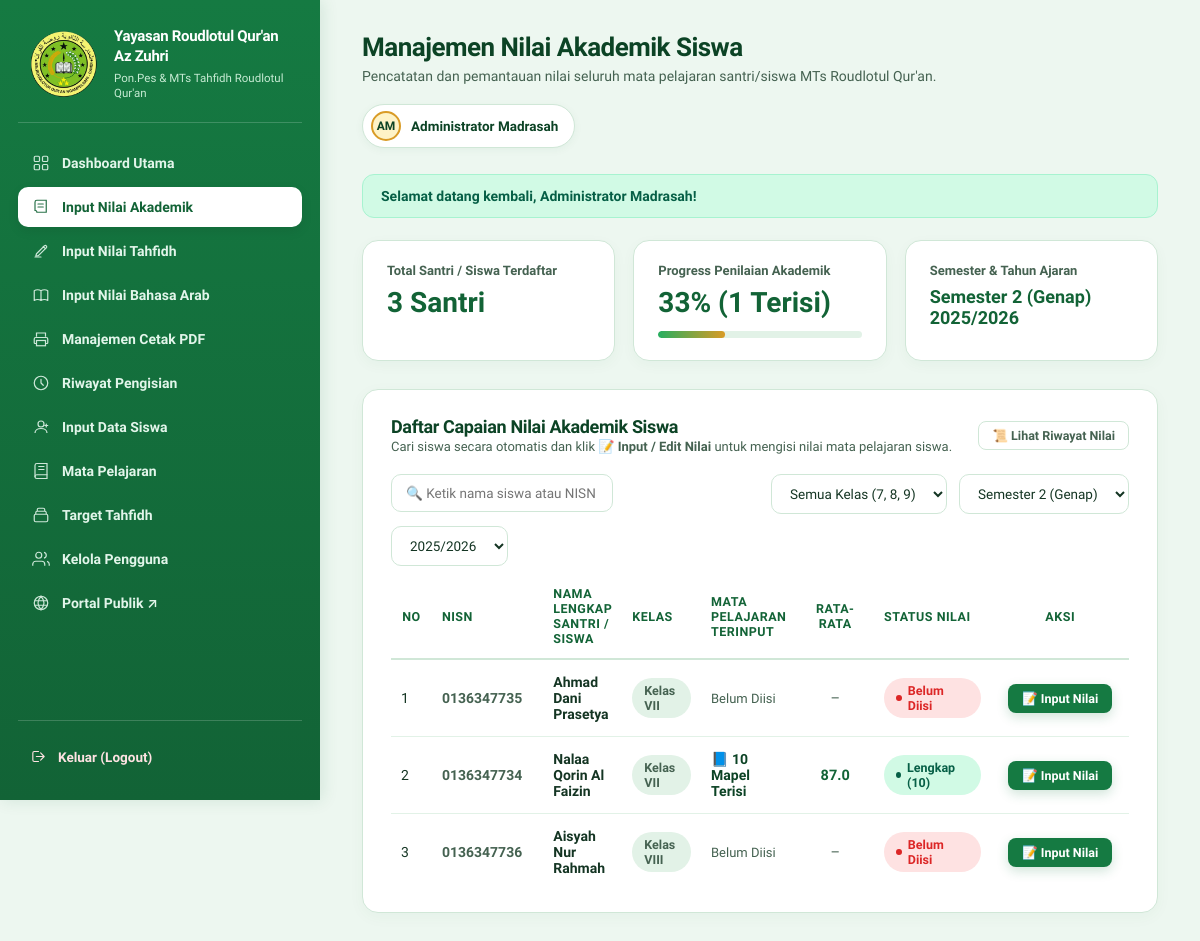
/staff/inputnilai.php (signed in), run on the app's committed database.
### tables this page shows
CREATE TABLE IF NOT EXISTS `students` (
    `id` INT UNSIGNED AUTO_INCREMENT PRIMARY KEY,
    `nis` VARCHAR(30) NOT NULL UNIQUE,
    `nisn` VARCHAR(20) NOT NULL UNIQUE,
    `nama` VARCHAR(150) NOT NULL,
    `jenis_kelamin` ENUM('L', 'P') NOT NULL,
    `tempat_lahir` VARCHAR(100) NOT NULL,
    `tanggal_lahir` DATE NOT NULL,
    `agama` VARCHAR(30) NOT NULL DEFAULT 'ISLAM',
    `anak_ke` TINYINT UNSIGNED NULL,
    `status_keluarga` VARCHAR(50) NULL,
    `alamat` TEXT NOT NULL,
    `kelas` VARCHAR(30) NOT NULL,
    `tanggal_diterima` DATE NULL,
    `sekolah_asal` VARCHAR(150) NULL,
    `alamat_sekolah_asal` TEXT NULL,
    `created_at` TIMESTAMP NOT NULL DEFAULT CURRENT_TIMESTAMP,
    `updated_at` TIMESTAMP NOT NULL DEFAULT CURRENT_TIMESTAMP ON UPDATE CURRENT_TIMESTAMP,
    INDEX `idx_students_nama` (`nama`),
    INDEX `idx_students_kelas` (`kelas`)
);

### staff/inputnilai.php (called while the page is built, shortened)
<?php
require_once __DIR__ . '/nilai/index.php';

### includes/auth.php (called while the page is built, shortened)
<?php
require_once __DIR__ . '/fungsi.php';
function current_user(): ?array
{
    return $_SESSION['user'] ?? null;
}

### includes/fungsi.php (called while the page is built, shortened)
<?php
function e(?string $value): string
{
    return htmlspecialchars($value ?? '', ENT_QUOTES, 'UTF-8');
}
function base_url(string $path = ''): string
{
    static $baseUrl = null;
    if ($baseUrl === null) {
        $docRoot = $_SERVER['DOCUMENT_ROOT'] ?? '';
        $rootDir = str_replace('\\', '/', realpath(__DIR__ . '/..') ?: '');
        $docRootDir = str_replace('\\', '/', realpath($docRoot) ?: '');
        if ($rootDir !== '' && $docRootDir !== '' && str_starts_with($rootDir, $docRootDir)) {
            $subPath = substr($rootDir, strlen($docRootDir));
            $baseUrl = rtrim($subPath, '/');
        } else {
            $baseUrl = '';
        }
    }
    $cleanPath = '/' . ltrim($path, '/');
    return ($path === '' || $path === '/') ? ($baseUrl ?: '/') : ($baseUrl . $cleanPath);
}

### staff/nilai/index.php (the view, shortened to what this page needs)
<?php
require_once __DIR__ . '/../../config/koneksi.php';
require_once __DIR__ . '/../../includes/fungsi.php';
require_once __DIR__ . '/../../includes/auth.php';
$user = current_user();
$isAdmin = (($user['role'] ?? '') === 'admin');
$teacherMapel = trim((string)($user['mata_pelajaran'] ?? ''));
$waliKelas = current_user_wali_kelas_class();
$semester = (int)($_GET['semester'] ?? 2);
$schoolYear = trim($_GET['school_year'] ?? '2025/2026');
$sql = "SELECT s.id, s.nis, s.nisn, s.nama, s.kelas,
        COUNT(ag.id) as total_mapel,
        AVG(ag.score) as rata_rata,
        MAX(CASE WHEN ag.subject = :t_mapel THEN ag.score ELSE NULL END) as teacher_score,
        MAX(CASE WHEN ag.subject = :t_mapel_pred THEN ag.predikat ELSE NULL END) as teacher_predikat,
        MAX(CASE WHEN ag.subject = :t_mapel_desc THEN ag.description ELSE NULL END) as teacher_desc
        FROM students s
        LEFT JOIN academic_grades ag ON ag.student_id = s.id AND ag.semester = :sem AND ag.school_year = :sy
        WHERE 1=1";
$params = [
    'sem' => $semester,
    'sy' => $schoolYear,
    't_mapel' => $teacherMapel,
    't_mapel_pred' => $teacherMapel,
    't_mapel_desc' => $teacherMapel
];
$sql .= " GROUP BY s.id, s.nis, s.nisn, s.nama, s.kelas ORDER BY s.kelas ASC, s.nama ASC";
$stmt = $pdo->prepare($sql);
$stmt->execute($params);
$students = $stmt->fetchAll();
$totalSiswa = count($students);
$sudahDiisi = 0;
foreach ($students as $st) {
    if ($isAdmin) {
        if ((int)$st['total_mapel'] > 0) {
            $sudahDiisi++;
        }
    }
}
$progressPercent = $totalSiswa > 0 ? (int)round(($sudahDiisi / $totalSiswa) * 100) : 0;
require_once __DIR__ . '/../../includes/header.php';
?>
<div class="stats">
    <div class="stat-card">
        <div class="label">Total Santri / Siswa Terdaftar</div>
        <div class="value"><?= $totalSiswa ?> Santri</div>
    </div>
    <div class="stat-card">
        <div class="label">
            <?= !$isAdmin && $teacherMapel ? 'Progress Penilaian ' . e($teacherMapel) : 'Progress Penilaian Akademik' ?>
        </div>
        <div class="value"><?= $progressPercent ?>% (<?= $sudahDiisi ?> Terisi)</div>
        <div class="progress-track">
            <div class="progress-fill" style="width: <?= $progressPercent ?>%;"></div>
        </div>
    </div>
    <div class="stat-card">
        <div class="label">Semester &amp; Tahun Ajaran</div>
        <div class="value" style="font-size: 18px; font-weight: 700;">
            Semester <?= $semester === 1 ? '1 (Ganjil)' : '2 (Genap)' ?> <?= e($schoolYear) ?>
        </div>
    </div>
</div>
<div class="panel-card">
    <div class="panel-head">
        <div>
            <h2><?= $isAdmin ? 'Daftar Capaian Nilai Akademik Siswa' : 'Daftar Penilaian Mata Pelajaran ' . e($teacherMapel ?: 'Guru') ?></h2>
            <p class="section-hint" style="margin: 2px 0 0;">
                <?= $isAdmin
                    ? 'Cari siswa secara otomatis dan klik <strong>📝 Input / Edit Nilai</strong> untuk mengisi nilai mata pelajaran siswa.'
                    : 'Pilih siswa dan klik <strong>📝 Input Nilai ' . e($teacherMapel ?: 'Mapel') . '</strong> untuk mengisi nilai mata pelajaran yang Anda ampu.' ?>
            </p>
        </div>
        <div style="display: flex; gap: 8px;">
            <a href="<?= e(base_url('/staff/riwayat/index.php')) ?>" class="btn btn-ghost btn-sm">📜 Lihat Riwayat Nilai</a>
        </div>
    </div>
    <div class="filters" style="display: flex; flex-wrap: wrap; gap: 12px; margin-bottom: 20px;">
        <div style="flex: 1; min-width: 240px;">
            <input type="text" id="liveSearchAkademik" placeholder="🔍 Ketik nama siswa atau NISN (pencarian otomatis)..." autofocus>
        </div>
        <div style="min-width: 150px;">
            <?php if ($isWaliKelas && $waliKelas !== null && $waliKelas !== ''): ?>
                <select id="selectKelas" onchange="applyAkademikFilter()">
                    <option value="<?= e($waliKelas) ?>" selected><?= $waliKelas === 'IX' ? 'Kelas 9 (IX)' : ($waliKelas === 'VIII' ? 'Kelas 8 (VIII)' : 'Kelas 7 (VII)') ?></option>
                </select>
            <?php else: ?>
                <select id="selectKelas" onchange="applyAkademikFilter()">
                    <option value="">Semua Kelas (7, 8, 9)</option>
                </select>
            <?php endif; ?>
        </div>
        <div style="min-width: 170px;">
            <select id="selectSemester" onchange="applyAkademikFilter()">
                <option value="2" <?= $semester === 2 ? 'selected' : '' ?>>Semester 2 (Genap)</option>
            </select>
        </div>
        <div style="min-width: 150px;">
            <select id="selectSchoolYear" onchange="applyAkademikFilter()">
                <option value="2025/2026" <?= $schoolYear === '2025/2026' ? 'selected' : '' ?>>2025/2026</option>
            </select>
        </div>
    </div>
    <div class="table-responsive">
        <table class="responsive-stack" id="akademikTable">
            <thead>
                <tr>
                    <th style="width: 45px;" class="num">No</th>
                    <th style="width: 130px;">NISN</th>
                    <th>Nama Lengkap Santri / Siswa</th>
                    <th style="width: 85px;">Kelas</th>
                    <?php if (!$isAdmin && $teacherMapel !== ''): ?>
                        <th style="width: 130px; text-align: center;">Nilai <?= e($teacherMapel) ?></th>
                        <th style="width: 90px; text-align: center;">Predikat</th>
                    <?php else: ?>
                        <th>Mata Pelajaran Terinput</th>
                        <th style="width: 110px; text-align: center;">Rata-Rata</th>
                    <?php endif; ?>
                    <th style="width: 140px;">Status Nilai</th>
                    <th style="width: 160px; text-align: center;">Aksi</th>
                </tr>
            </thead>
            <tbody>
                <?php if (empty($students)): ?>
                    <tr>
                        <td colspan="<?= (!$isAdmin && $teacherMapel !== '') ? '8' : '8' ?>" style="text-align: center; padding: 35px; color: var(--ink-soft);">
                            Tidak ditemukan data siswa di kelas yang dipilih.
                        </td>
                    </tr>
                <?php else: ?>
                    <?php
                    $no = 1;
                    foreach ($students as $st):
                        $totalMapel = (int)$st['total_mapel'];
                        $rataRata = $st['rata_rata'] !== null ? (float)$st['rata_rata'] : null;
                        $tScore = $st['teacher_score'] !== null ? (float)$st['teacher_score'] : null;
                        $pred = '–';
                        $predClass = '';
                    ?>
                        <tr data-student="<?= e(strtolower($st['nama'] . ' ' . $st['nisn'] . ' ' . $st['nis'] . ' kelas ' . $st['kelas'])) ?>" data-kelas="<?= e($st['kelas']) ?>">
                            <td class="num" data-label="No"><?= $no++ ?></td>
                            <td class="nisn" data-label="NISN"><?= e($st['nisn']) ?></td>
                            <td class="name" data-label="Nama Siswa">
                                <strong><?= e($st['nama']) ?></strong>
                            </td>
                            <td data-label="Kelas">
                                <span class="badge badge-secondary">Kelas <?= e($st['kelas']) ?></span>
                            </td>
                            <?php if (!$isAdmin && $teacherMapel !== ''): ?>
                                <td data-label="Nilai <?= e($teacherMapel) ?>" style="text-align: center; font-weight: 800; color: var(--green-900); font-size: 15px;">
                                    <?= $tScore !== null ? number_format($tScore, 1) : '<span style="color:var(--ink-soft); font-weight:400;">–</span>' ?>
                                </td>
                                <td data-label="Predikat" style="text-align: center;">
                                    <span class="predikat-badge <?= $predClass ?>"><?= $pred ?></span>
                                </td>
                                <td data-label="Status">
                                    <?php if ($tScore !== null): ?>
                                        <span class="badge badge-green"><span class="dot"></span>Sudah Dinilai</span>
                                    <?php else: ?>
                                        <span class="badge badge-rose"><span class="dot"></span>Belum Diisi</span>
                                    <?php endif; ?>
                                </td>
                            <?php else: ?>
                                <td data-label="Mapel Terinput">
                                    <?php if ($totalMapel > 0): ?>
                                        <span style="font-weight: 600; color: var(--green-900);">📘 <?= $totalMapel ?> Mapel Terisi</span>
                                    <?php else: ?>
                                        <span style="color: var(--ink-soft); font-size: 13px;">Belum Diisi</span>
                                    <?php endif; ?>
                                </td>
                                <td data-label="Rata-Rata" style="text-align: center; font-weight: 800; color: var(--green-800); font-size: 14.5px;">
                                    <?= $rataRata !== null ? number_format($rataRata, 1) : '<span style="color:var(--ink-soft); font-weight:400;">–</span>' ?>
                                </td>
                                <td data-label="Status">
                                    <?php if ($totalMapel >= 5): ?>
                                        <span class="badge badge-green"><span class="dot"></span>Lengkap (<?= $totalMapel ?>)</span>
                                    <?php elseif ($totalMapel >= 1): ?>
                                        <span class="badge badge-amber"><span class="dot"></span>Sebagian (<?= $totalMapel ?>)</span>
                                    <?php else: ?>
                                        <span class="badge badge-rose"><span class="dot"></span>Belum Diisi</span>
                                    <?php endif; ?>
                                </td>
                            <?php endif; ?>
                            <td data-label="Aksi" style="text-align: center;">
                                <div class="actions" style="justify-content: center; gap: 6px;">
                                    <a href="<?= e(base_url('/staff/nilai/input.php?student_id=' . (int)$st['id'] . '&semester=' . $semester . '&school_year=' . urlencode($schoolYear))) ?>" class="btn btn-primary btn-sm">
                                        📝 Input Nilai
                                    </a>
                                </div>
                            </td>
                        </tr>
                    <?php endforeach; ?>
                <?php endif; ?>
            </tbody>
        </table>
    </div>
</div>
<?php require_once __DIR__ . '/../../includes/footer.php'; ?>

### data on the page
students: nisn "0136347735", nama "Ahmad Dani Prasetya", kelas "VII", shows "Belum Diisi"
students: nisn "0136347734", nama "Nalaa Qorin Al Faizin", kelas "VII", totalMapel "10", rataRata "87.0"
students: nisn "0136347736", nama "Aisyah Nur Rahmah", kelas "VIII", shows "Belum Diisi"

### other printed values
$contentTitle "Manajemen Nilai Akademik Siswa"
$contentSubtitle "Pencatatan dan pemantauan nilai seluruh mata pelajaran santri/siswa MTs Roudlotul Qur'an."
$avatarInitials "AM"
$user['nama_lengkap'] "Administrator Madrasah"
$flash['message'] "Selamat datang kembali, Administrator Madrasah!"
$totalSiswa "3"
$progressPercent "33"
$sudahDiisi "1"
$schoolYear "2025/2026"
